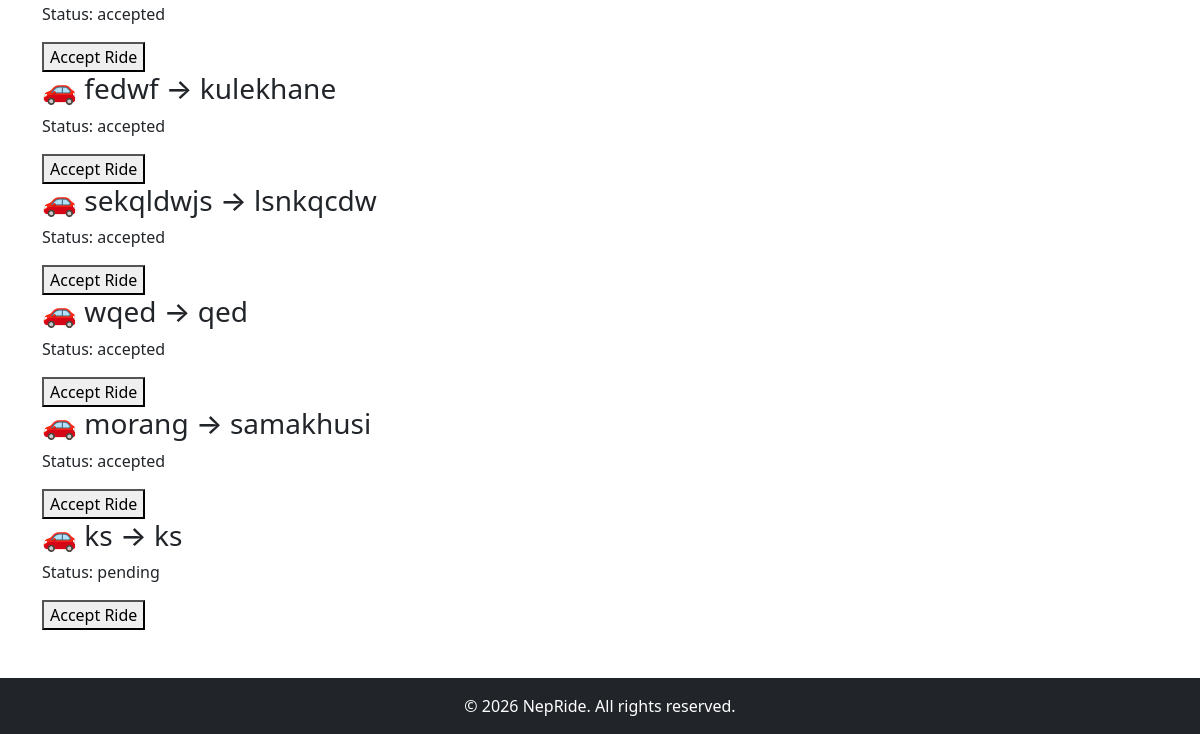
Before: /search/ (signed in, lower part) with the older database file.
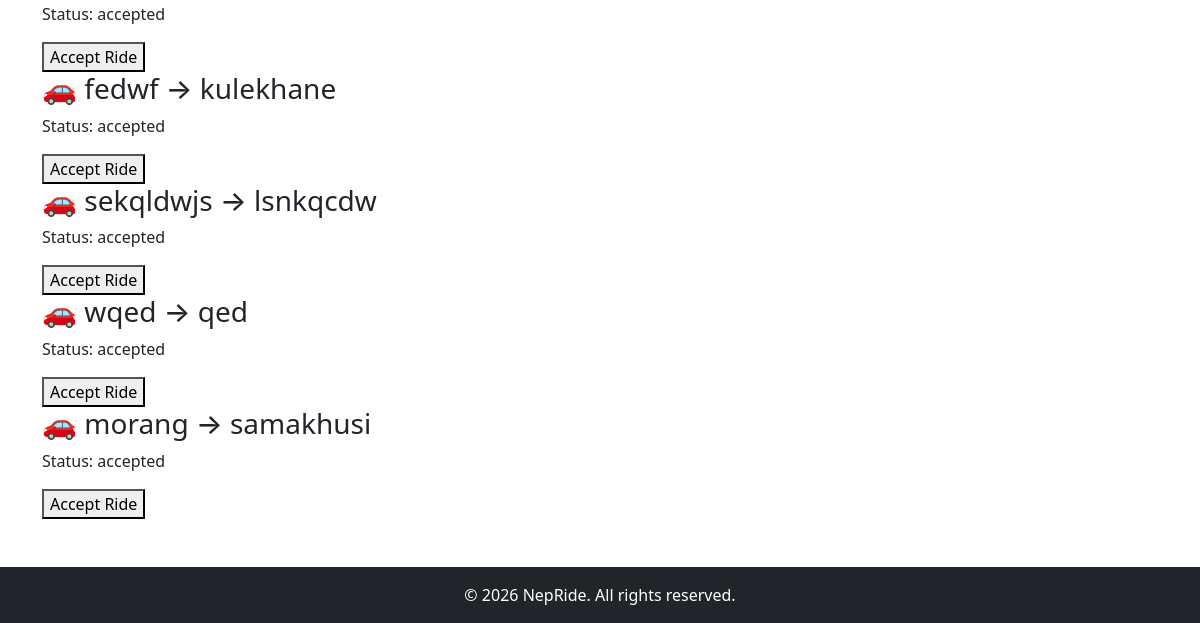
After: the same page with the newer database file.
### ride/models.py (models this page shows, shortened)
class Ride(models.Model):
    STATUS_CHOICES = [
        ('pending', 'Pending'),
        ('accepted', 'Accepted'),
        ('completed', 'Completed'),
        ('cancelled', 'Cancelled'),
    ]
    user = models.ForeignKey(User, on_delete=models.CASCADE)
    driver = models.ForeignKey(Driver, on_delete=models.CASCADE, blank=True, null=True)
    pickup_location = models.CharField(max_length=255)
    dropoff_location = models.CharField(max_length=255)
    fare = models.DecimalField(max_digits=8, decimal_places=2)
    status = models.CharField(max_length=20, choices=STATUS_CHOICES, default='pending')
    created_at = models.DateTimeField(auto_now_add=True)

### ride/views.py (the view)
# urls.py: path('search/', RideSearchView.as_view(), name='search'),
class RideSearchView(LoginRequiredMixin, ListView):
    model = Ride
    template_name = 'ride_search.html'
    context_object_name = 'rides'
    def get_queryset(self):
        query = self.request.GET.get('q')
        if query:
            return Ride.objects.filter(
                Q(pickup_location__icontains=query) |
                Q(dropoff_location__icontains=query)
            )
        return Ride.objects.all()

### nepride/templates/ride_search.html (shortened to what this page needs)
{% extends "base.html" %}
{% block content %}
<div class="container">
     {% for ride in rides %}
    <div class="ride-card">
        <h3>🚗 {{ ride.pickup_location }} → {{ ride.dropoff_location }}</h3>
        <p>Status: {{ ride.status }}</p>
        <a href="{% url 'ride_accept' ride.id %}">
            <button>Accept Ride</button>
        </a>
    </div>
   {% endfor %}
</div>
{% endblock content %}

Changed rows visible on the page:
removed Ride: pickup_location "ks", dropoff_location "ks", status "pending"
